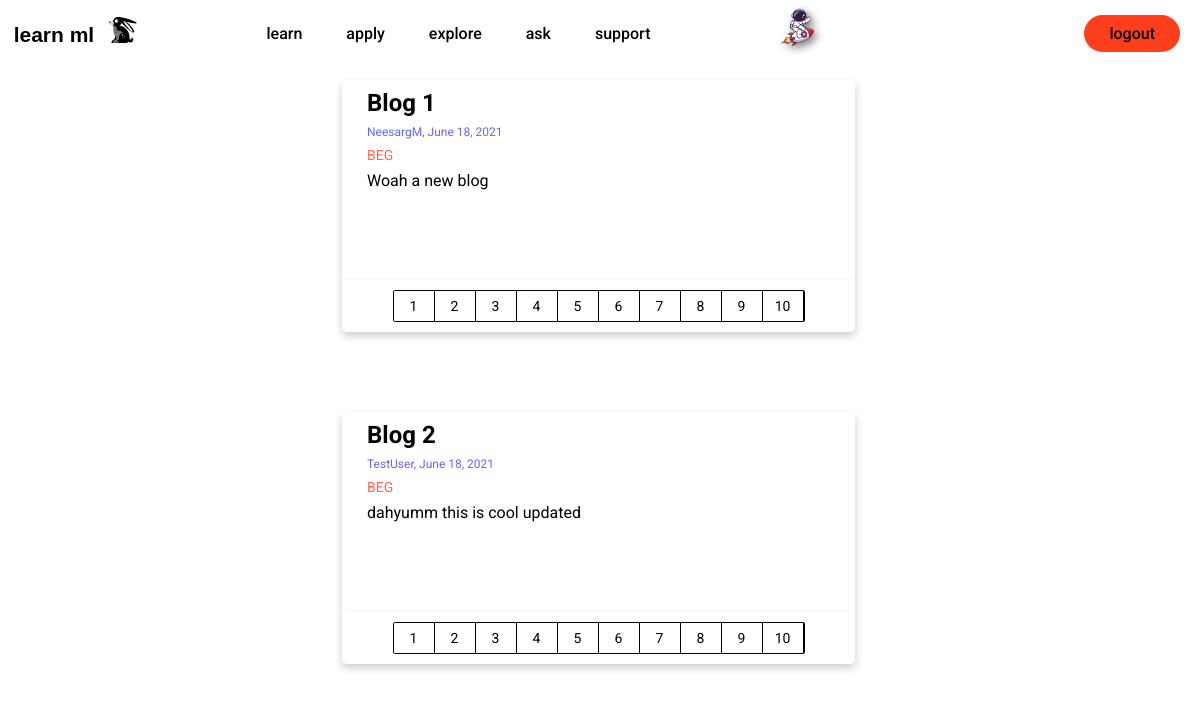
Screenshot of /explore/ (signed in) with the database file from the repository.
### users/models.py (models this page shows, shortened)
class Profile(models.Model):
	user = models.OneToOneField(User, on_delete=models.CASCADE)
	image = models.ImageField(default='default.jpg', upload_to='profile_pics')

### explore/models.py (models this page shows, shortened)
class Post(models.Model):
	title = models.CharField(max_length=100)
	content = models.TextField()
	date_posted = models.DateTimeField(default=timezone.now)
	author = models.ForeignKey(User, on_delete=models.CASCADE)
	POST_AUDIENCE = [
        ('BEG', 'Beginner'),
        ('INT', 'Intermediate'),
        ('EXP', 'Expert'),
    ]
	audience = models.CharField(max_length=3, choices=POST_AUDIENCE, default='BEG',)

### explore/views.py (the view)
# urls.py: path('explore/', include('explore.urls')),
def explore(request):
	context = {
		'posts': Post.objects.all()
	}
	return render(request, 'explore/explore.html', context)

### explore/templates/explore/explore.html
{% extends "explore/base.html" %}
{% block section %}
<section class="posts-section">
	<div class="posts-content">
		{% for post in posts %}
		<div class="post-card">
			<div class="post-card-container">
				<h2>{{ post.title }}</h2>
				<p class="post-author-and-date">{{ post.author }}, {{ post.date_posted|date:"N d, Y" }}</p>
				<p class="post-audience">{{ post.audience }}</p>
				<p class="post-content">{{ post.content }}</p>
			</div>
		</div>
		<div class="readability-card">
			<div class="readability-card-container">
				<input type="radio" onclick="if(this.checked){console.log(10)}" name="rating" id="rate10{{ forloop.counter0 }}"><label for="rate10{{ forloop.counter0 }}">10</label>
				<input type="radio" onclick="if(this.checked){console.log(9)}" name="rating" id="rate9{{ forloop.counter0 }}"><label for="rate9{{ forloop.counter0 }}">9</label>
				<input type="radio" onclick="if(this.checked){console.log(8)}" name="rating" id="rate8{{ forloop.counter0 }}"><label for="rate8{{ forloop.counter0 }}">8</label>
				<input type="radio" onclick="if(this.checked){console.log(7)}" name="rating" id="rate7{{ forloop.counter0 }}"><label for="rate7{{ forloop.counter0 }}">7</label>
				<input type="radio" onclick="if(this.checked){console.log(6)}" name="rating" id="rate6{{ forloop.counter0 }}"><label for="rate6{{ forloop.counter0 }}">6</label>
				<input type="radio" onclick="if(this.checked){console.log(5)}" name="rating" id="rate5{{ forloop.counter0 }}"><label for="rate5{{ forloop.counter0 }}">5</label>
				<input type="radio" onclick="if(this.checked){console.log(4)}" name="rating" id="rate4{{ forloop.counter0 }}"><label for="rate4{{ forloop.counter0 }}">4</label>
				<input type="radio" onclick="if(this.checked){console.log(3)}" name="rating" id="rate3{{ forloop.counter0 }}"><label for="rate3{{ forloop.counter0 }}">3</label>
				<input type="radio" onclick="if(this.checked){console.log(2)}" name="rating" id="rate2{{ forloop.counter0 }}"><label for="rate2{{ forloop.counter0 }}">2</label>
				<input type="radio" onclick="if(this.checked){console.log(1)}" name="rating" id="rate1{{ forloop.counter0 }}"><label for="rate1{{ forloop.counter0 }}">1</label>
			</div>
		</div>
		{% endfor %}
</section>
{% endblock section %}

### explore/templates/explore/base.html (shortened to what this page needs)
{% load static %}
<!DOCTYPE html>
	<head>
		<link rel="stylesheet" type="text/css" href="{% static 'css/explore_home.css' %}">
	</head>
	<body>
		<section>
			<header>
				<a href="/">
					<img class="logo" src="{% static 'images/logo.svg' %}" alt="logo">
				</a>
				<nav class="navbar">
					<ul class="nav_links">
						<li>
							<a href="/#down">learn</a>
						</li>
						<li>
							<a href="#">apply</a>
						</li>
						<li>
							<a href="/explore">explore</a>
						</li>
						<li>
							<a href="#">ask</a>
						</li>
						<li>
							<a href="#">support</a>
						</li>
					</ul>
				</nav>
				{% if user.is_authenticated %}
				<a class="cta" href="{% url 'profile' %}">
					<img class="round-account-img-p" src="{{ user.profile.image.url }}" alt="{{ user|make_list|first }}">
				</a>
				<a class="cta" href="{% url 'logout' %}">
					<button class="logoutButton">logout</button>
				</a>
				{% else %}
				<a class="cta" href="{% url 'login' %}">
					<button class="loginButton">login</button>
				</a>
				{% endif %}
			</header>
		</section>
		{% block section %} {% endblock %}
	</body>

### explore/static/css/explore_home.css (style rules this page uses)
* { box-sizing: : border-box; margin: 0; padding: 0; background-color: #fff; }
li, a, button { font-family: "Roboto", sans-serif; font-weight: 500; font-size: 16px; color: #000; text-decoration: none; }
header { display: flex; align-items: center; justify-content: space-between; position: fixed; top: 0; left: 0; z-index: 2; width: 100%; }
.logo { cursor: pointer; }
.nav_links { list-style: none; }
.nav_links li { display: inline-block; padding: 0px 20px; }
.nav_links li a { transition: all 0.4s ease 0s; border-bottom: 3px solid transparent; }
.logoutButton { padding: 9px 25px; margin-right: 20px; background-color: rgb(255, 62, 28); border: none; border-radius: 50px; cursor: pointer; transition: all 0.4s ease 0s; }
.posts-content { position: relative; width: 95%; display: table; height: 95%; }
.post-card { display: row; position: relative; box-shadow: 0 4px 8px 0 rgba(0,0,0,0.2); border-radius: 5px; border-bottom-left-radius: 0px; border-bottom-right-radius: 0px; overflow: hidden; font-family: "Roboto", sans-serif; width: 45%; height: 200px; margin-left: 30%; margin-top: 80px; }
.readability-card { display: flex; position: relative; justify-content: center; border-radius: 5px; border-top-left-radius: 0px; border-top-right-radius: 0px; box-shadow: 0 4px 8px 0 rgba(0,0,0,0.2); overflow: hidden; font-family: "Roboto", sans-serif; width: 45%; margin-left: 30%; margin-bottom: 10px; }
.readability-card-container { margin: 10px; display: flex; flex-direction: row-reverse; border: 1px solid black; box-sizing: border-box; border-radius: 2px; background: linear-gradient(to right, #f00, #ff0, #0f0); }
.readability-card-container label { display: block; cursor: pointer; width: 40px; height: 30px; display: inline-flex; justify-content: center; align-items: center; transition: 0.5s; background: white; color: black; font-size: 14px; border-right: 1px solid black; }
.post-card-container h2 { padding: 9px 25px; width: 100%; }
.post-author-and-date, .post-content, .post-audience { padding: 9px 25px; margin-top: -10px; }
.post-author-and-date { opacity: 0.6; font-size: 12px; color: blue; }
.post-audience { color: #ff6652; font-size: 14px; }
.round-account-img-p { display: block; border-radius: 100%; width: 32%; height: 32%; transition: all 0.3s ease 0s; }

### rows the page displays
Post: title "Blog 1", author "NeesargM", date_posted "June 18, 2021", audience "BEG", content "Woah a new blog"
Post: title "Blog 2", author "TestUser", date_posted "June 18, 2021", audience "BEG", content "dahyumm this is cool updated"
